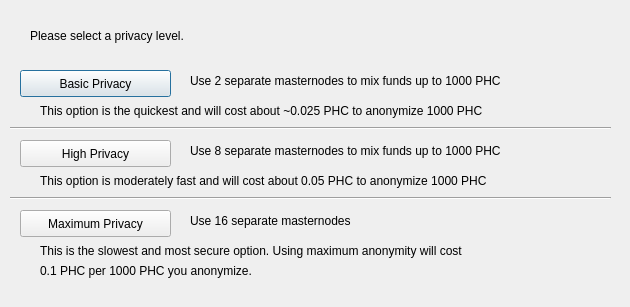
<?xml version="1.0" encoding="UTF-8"?>
<ui version="4.0">
 <class>DarksendConfig</class>
 <widget class="QDialog" name="DarksendConfig">
  <property name="geometry">
   <rect>
    <x>0</x>
    <y>0</y>
    <width>630</width>
    <height>307</height>
   </rect>
  </property>
  <property name="windowTitle">
   <string>Configure Darksend</string>
  </property>
  <widget class="QPushButton" name="buttonBasic">
   <property name="geometry">
    <rect>
     <x>20</x>
     <y>70</y>
     <width>151</width>
     <height>27</height>
    </rect>
   </property>
   <property name="text">
    <string>Basic Privacy</string>
   </property>
  </widget>
  <widget class="QPushButton" name="buttonHigh">
   <property name="geometry">
    <rect>
     <x>20</x>
     <y>140</y>
     <width>151</width>
     <height>27</height>
    </rect>
   </property>
   <property name="text">
    <string>High Privacy</string>
   </property>
  </widget>
  <widget class="QPushButton" name="buttonMax">
   <property name="geometry">
    <rect>
     <x>20</x>
     <y>210</y>
     <width>151</width>
     <height>27</height>
    </rect>
   </property>
   <property name="text">
    <string>Maximum Privacy</string>
   </property>
  </widget>
  <widget class="QLabel" name="label">
   <property name="geometry">
    <rect>
     <x>30</x>
     <y>20</y>
     <width>571</width>
     <height>31</height>
    </rect>
   </property>
   <property name="text">
    <string>Please select a privacy level.</string>
   </property>
  </widget>
  <widget class="QLabel" name="label_2">
   <property name="geometry">
    <rect>
     <x>190</x>
     <y>70</y>
     <width>421</width>
     <height>21</height>
    </rect>
   </property>
   <property name="text">
    <string>Use 2 separate masternodes to mix funds up to 1000 PHC</string>
   </property>
  </widget>
  <widget class="QLabel" name="label_3">
   <property name="geometry">
    <rect>
     <x>190</x>
     <y>140</y>
     <width>411</width>
     <height>21</height>
    </rect>
   </property>
   <property name="text">
    <string>Use 8 separate masternodes to mix funds up to 1000 PHC</string>
   </property>
  </widget>
  <widget class="QLabel" name="label_4">
   <property name="geometry">
    <rect>
     <x>190</x>
     <y>210</y>
     <width>421</width>
     <height>21</height>
    </rect>
   </property>
   <property name="text">
    <string>Use 16 separate masternodes</string>
   </property>
  </widget>
  <widget class="QLabel" name="label_6">
   <property name="geometry">
    <rect>
     <x>40</x>
     <y>100</y>
     <width>561</width>
     <height>21</height>
    </rect>
   </property>
   <property name="text">
    <string>This option is the quickest and will cost about ~0.025 PHC to anonymize 1000 PHC</string>
   </property>
  </widget>
  <widget class="QLabel" name="label_7">
   <property name="geometry">
    <rect>
     <x>40</x>
     <y>170</y>
     <width>561</width>
     <height>21</height>
    </rect>
   </property>
   <property name="text">
    <string>This option is moderately fast and will cost about 0.05 PHC to anonymize 1000 PHC</string>
   </property>
  </widget>
  <widget class="QLabel" name="label_8">
   <property name="geometry">
    <rect>
     <x>40</x>
     <y>240</y>
     <width>561</width>
     <height>21</height>
    </rect>
   </property>
   <property name="text">
    <string>This is the slowest and most secure option. Using maximum anonymity will cost</string>
   </property>
  </widget>
  <widget class="QLabel" name="label_9">
   <property name="geometry">
    <rect>
     <x>40</x>
     <y>260</y>
     <width>561</width>
     <height>21</height>
    </rect>
   </property>
   <property name="text">
    <string>0.1 PHC per 1000 PHC you anonymize.</string>
   </property>
  </widget>
  <widget class="Line" name="line">
   <property name="geometry">
    <rect>
     <x>10</x>
     <y>120</y>
     <width>601</width>
     <height>16</height>
    </rect>
   </property>
   <property name="orientation">
    <enum>Qt::Horizontal</enum>
   </property>
  </widget>
  <widget class="Line" name="line_2">
   <property name="geometry">
    <rect>
     <x>10</x>
     <y>190</y>
     <width>601</width>
     <height>16</height>
    </rect>
   </property>
   <property name="orientation">
    <enum>Qt::Horizontal</enum>
   </property>
  </widget>
 </widget>
 <resources/>
 <connections/>
</ui>
